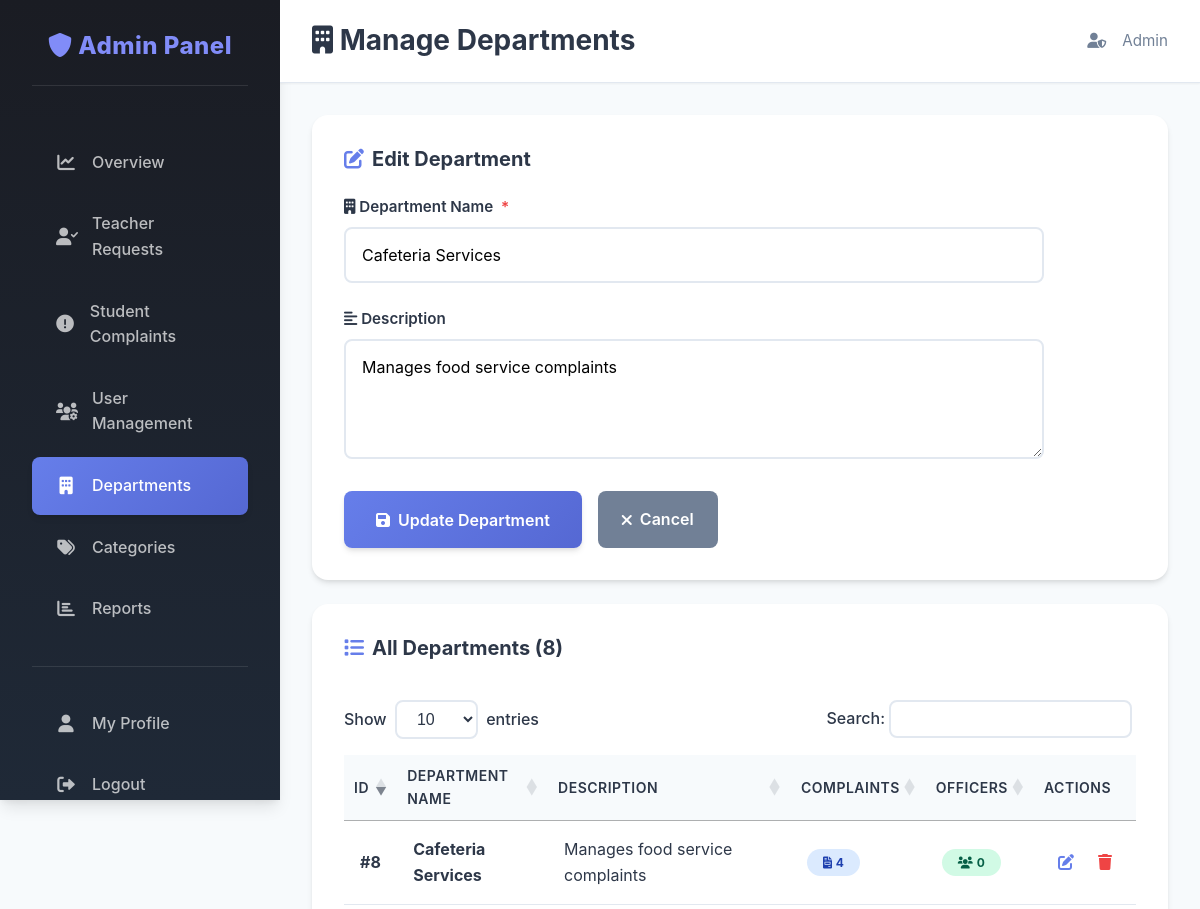
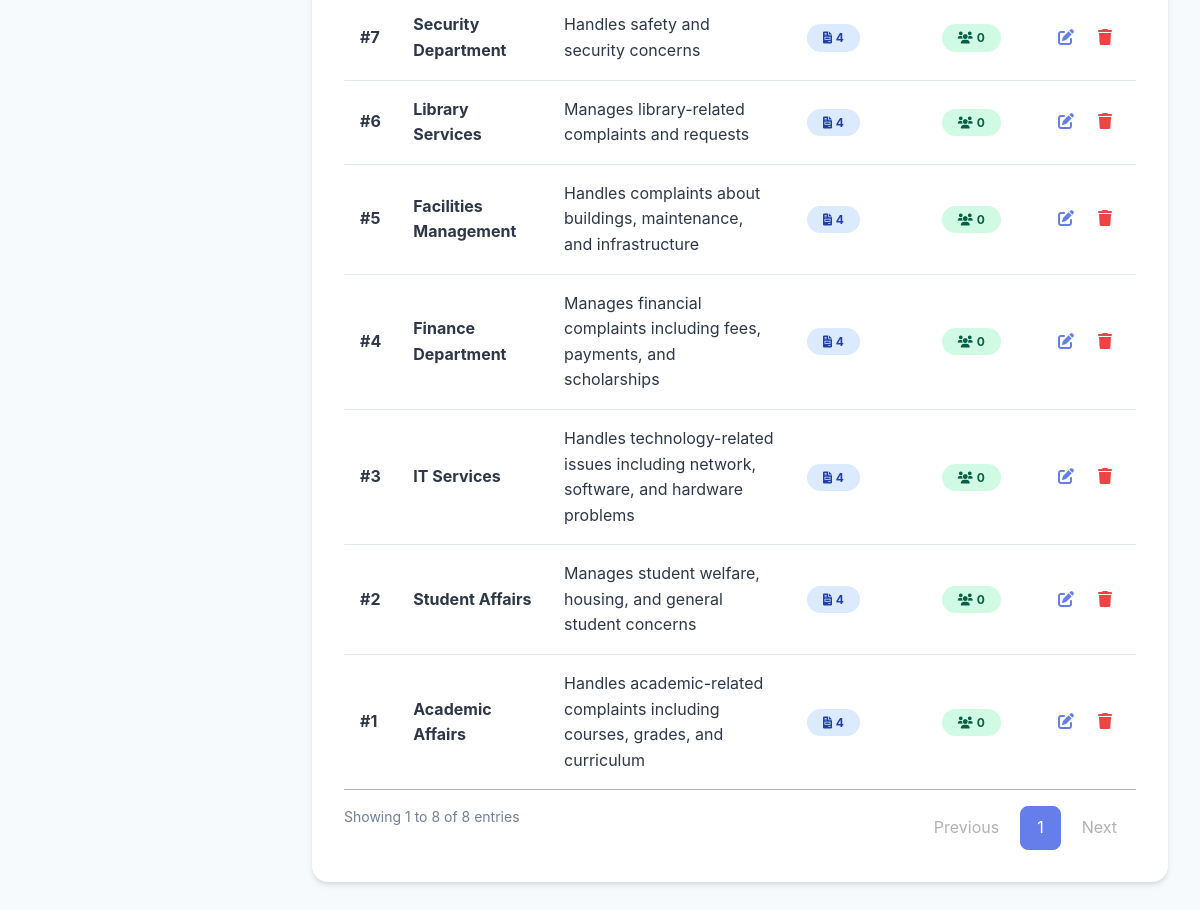
/manage_departments.php?edit=8 (signed in), run on the app's committed database (2 pictures, top to bottom).
### tables this page shows
CREATE TABLE `departments` (
  `department_id` int(11) NOT NULL AUTO_INCREMENT,
  `department_name` varchar(100) NOT NULL,
  `description` text DEFAULT NULL,
  `created_at` timestamp NOT NULL DEFAULT current_timestamp(),
  PRIMARY KEY (`department_id`),
  UNIQUE KEY `department_name` (`department_name`)
);

### manage_departments.php (the view, shortened to what this page needs)
<?php
require 'connect.php';
$editing = null;
if (isset($_GET['edit']) && is_numeric($_GET['edit'])) {
    $edit_id = (int)$_GET['edit'];
    $edit_stmt = $conn->prepare("SELECT * FROM departments WHERE department_id = ?");
    $edit_stmt->bind_param("i", $edit_id);
    $edit_stmt->execute();
    $edit_result = $edit_stmt->get_result();
    if ($edit_result->num_rows > 0) {
        $editing = $edit_result->fetch_assoc();
    }
}
$departments = $conn->query("SELECT d.*,
    (SELECT COUNT(*) FROM complaints WHERE department_id = d.department_id) as complaint_count,
    (SELECT COUNT(*) FROM users WHERE department_id = d.department_id AND role = 'department_officer') as officer_count
    FROM departments d
    ORDER BY d.department_name")->fetch_all(MYSQLI_ASSOC);
?>
<!DOCTYPE html>
<html lang="en">
<head>
    <link rel="stylesheet" href="assets/css/theme.css">
    <link rel="stylesheet" href="https://cdnjs.cloudflare.com/ajax/libs/font-awesome/6.0.0/css/all.min.css">
</head>
<body>
<div class="dashboard-container">
    <aside class="sidebar">
        <div class="sidebar-header"><h3><i class="fas fa-shield-alt"></i> Admin Panel</h3></div>
        <nav class="sidebar-nav">
            <a href="admin_dashboard.php"><i class="fas fa-chart-line"></i> Overview</a>
            <a href="teacher_approval.php"><i class="fas fa-user-check"></i> Teacher Requests</a>
            <a href="students_complaints.php"><i class="fas fa-exclamation-circle"></i> Student Complaints</a>
            <a href="users_management.php"><i class="fas fa-users-cog"></i> User Management</a>
            <a href="manage_departments.php" class="active"><i class="fas fa-building"></i> Departments</a>
            <a href="manage_categories.php"><i class="fas fa-tags"></i> Categories</a>
            <a href="reports.php"><i class="fas fa-chart-bar"></i> Reports</a>
            <div class="nav-divider"></div>
            <a href="profile.php"><i class="fas fa-user"></i> My Profile</a>
            <a href="logout.php"><i class="fas fa-sign-out-alt"></i> Logout</a>
        </nav>
    </aside>
    <main class="main-content">
        <header class="top-bar">
            <h1><i class="fas fa-building"></i> Manage Departments</h1>
            <div class="admin-profile">
                <i class="fas fa-user-shield"></i>
                <span><?php echo htmlspecialchars($_SESSION['username']); ?></span>
            </div>
        </header>
        <section class="content-wrapper">
            <div class="card">
                <h3><i class="fas <?php echo $editing ? 'fa-edit' : 'fa-plus-circle'; ?>"></i> <?php echo $editing ? 'Edit Department' : 'Add New Department'; ?></h3>
                <form method="post" style="max-width: 700px;">
                    <div class="form-group">
                        <label for="department_name"><i class="fas fa-building"></i> Department Name <span class="required">*</span></label>
                        <input type="text" id="department_name" name="department_name" value="<?php echo $editing ? htmlspecialchars($editing['department_name']) : ''; ?>" required placeholder="e.g., Information Technology">
                    </div>
                    <div class="form-group">
                        <label for="description"><i class="fas fa-align-left"></i> Description</label>
                        <textarea id="description" name="description" rows="4" placeholder="Brief description of the department's responsibilities..."><?php echo $editing ? htmlspecialchars($editing['description'] ?? '') : ''; ?></textarea>
                    </div>
                    <div style="display: flex; gap: var(--spacing-md);">
                        <button type="submit" name="<?php echo $editing ? 'update_department' : 'add_department'; ?>" class="btn-submit" style="width: auto; padding: var(--spacing-md) var(--spacing-xl);">
                            <i class="fas fa-save"></i> <?php echo $editing ? 'Update Department' : 'Add Department'; ?>
                        </button>
                        <?php if ($editing): ?>
                            <a href="manage_departments.php" class="btn btn-secondary" style="text-decoration: none; display: inline-flex; align-items: center; gap: var(--spacing-sm);">
                                <i class="fas fa-times"></i> Cancel
                            </a>
                        <?php endif; ?>
                    </div>
                </form>
            </div>
            <div class="card">
                <h3><i class="fas fa-list"></i> All Departments (<?php echo count($departments); ?>)</h3>
                <div class="table-responsive">
                    <table class="datatable datatable-desc">
                        <thead>
                            <tr>
                                <th>ID</th>
                                <th>Department Name</th>
                                <th>Description</th>
                                <th>Complaints</th>
                                <th>Officers</th>
                                <th data-orderable="false">Actions</th>
                            </tr>
                        </thead>
                        <tbody>
                            <?php if ($departments): foreach ($departments as $dept): ?>
                                <tr>
                                    <td><strong>#<?php echo $dept['department_id']; ?></strong></td>
                                    <td><strong><?php echo htmlspecialchars($dept['department_name']); ?></strong></td>
                                    <td><?php echo htmlspecialchars($dept['description'] ?? 'No description'); ?></td>
                                    <td>
                                        <span class="badge" style="background: var(--info-light); color: #1e40af;">
                                            <i class="fas fa-file-invoice"></i> <?php echo $dept['complaint_count']; ?>
                                        </span>
                                    </td>
                                    <td>
                                        <span class="badge" style="background: var(--success-light); color: #065f46;">
                                            <i class="fas fa-users"></i> <?php echo $dept['officer_count']; ?>
                                        </span>
                                    </td>
                                    <td>
                                        <div style="display: flex; gap: var(--spacing-sm);">
                                            <a href="?edit=<?php echo $dept['department_id']; ?>" class="btn-view" title="Edit Department">
                                                <i class="fas fa-edit"></i>
                                            </a>
                                            <a href="?delete=<?php echo $dept['department_id']; ?>" class="btn-delete" onclick="return confirm('Delete this department? This will fail if it has assigned complaints or officers.')" title="Delete Department">
                                                <i class="fas fa-trash"></i>
                                            </a>
                                        </div>
                                    </td>
                                </tr>
                            <?php endforeach; endif; ?>
                        </tbody>
                    </table>
                </div>
            </div>
        </section>
    </main>
</div>
<?php require_once 'includes/datatables.inc.php'; ?>
</body>
</html>

### assets/css/datatables-theme.css (style rules this page uses)
table.dataTable thead th { border-bottom: 2px solid var(--border, #e2e8f0); padding: var(--spacing-md, 1rem); font-weight: 600; color: var(--text-primary, #2d3748); }
table.dataTable tbody td { padding: var(--spacing-md, 1rem); vertical-align: middle; }
table.dataTable thead .sorting:before, table.dataTable thead .sorting_asc:before, table.dataTable thead .sorting_desc:before, table.dataTable thead .sorting_asc_disabled:before, table.dataTable thead .sorting_desc_disabled:before { right: 0.5em; }
.table-responsive { overflow-x: auto; }

### data on the page
departments: department_name "Cafeteria Services", description "Manages food service complaints", department_id "8", complaint_count "4", officer_count "0"
departments: department_id "1", department_name "Academic Affairs", description "Handles academic-related complaints including courses, grades, and curriculum", complaint_count "4", officer_count "0"
departments: department_id "5", department_name "Facilities Management", description "Handles complaints about buildings, maintenance, and infrastructure", complaint_count "4", officer_count "0"
departments: department_id "4", department_name "Finance Department", description "Manages financial complaints including fees, payments, and scholarships", complaint_count "4", officer_count "0"
departments: department_id "3", department_name "IT Services", description "Handles technology-related issues including network, software, and hardware problems", complaint_count "4", officer_count "0"
departments: department_id "6", department_name "Library Services", description "Manages library-related complaints and requests", complaint_count "4", officer_count "0"
departments: department_id "7", department_name "Security Department", description "Handles safety and security concerns", complaint_count "4", officer_count "0"
departments: department_id "2", department_name "Student Affairs", description "Manages student welfare, housing, and general student concerns", complaint_count "4", officer_count "0"

### other printed values
$_SESSION['username'] "Admin"
count($departments) "8"
